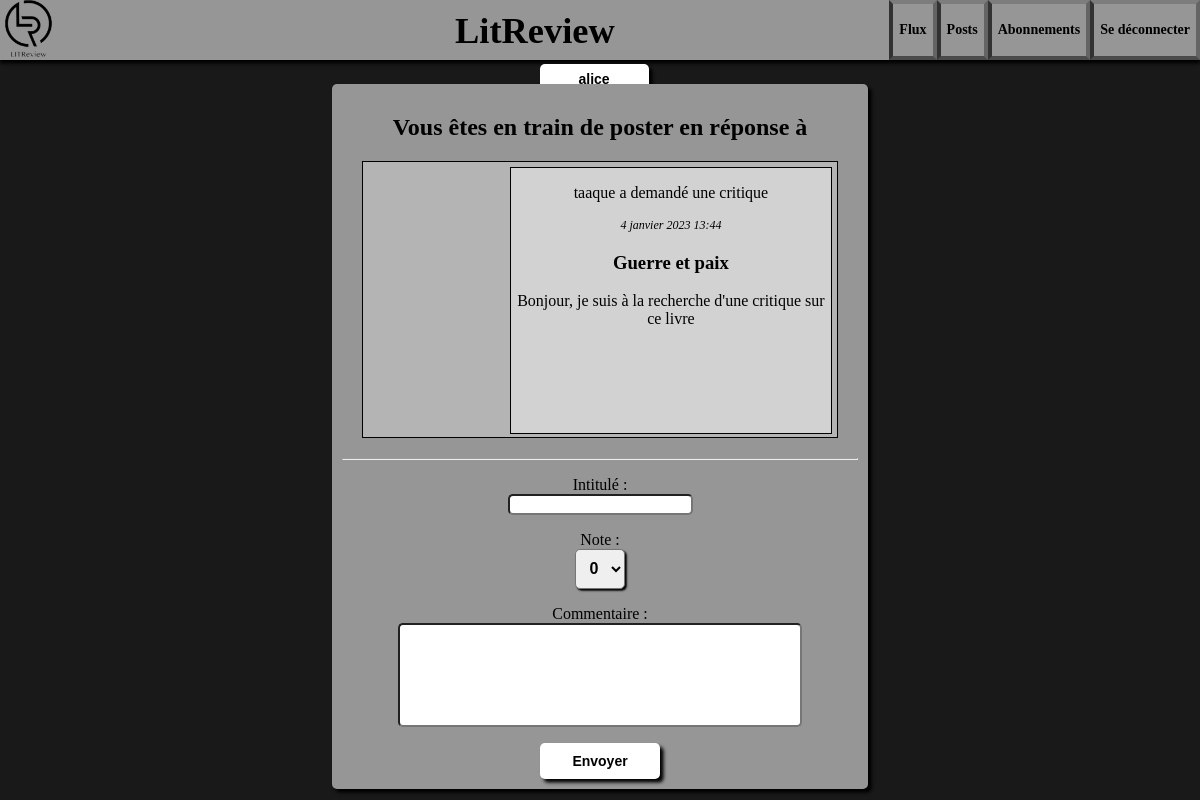
Page /review-existing_ticket/16 (signed in) on the committed database.
### app/models.py (models this page shows, shortened)
class Ticket(models.Model):
    title = models.CharField(max_length=128, verbose_name='Titre')
    description = models.CharField(max_length=2048, blank=True)
    user = models.ForeignKey(to=settings.AUTH_USER_MODEL, on_delete=models.CASCADE)
    image = models.ImageField(null=True, blank=True)
    time_created = models.DateTimeField(auto_now_add=True)

### app/views.py (the view, shortened to what this page needs)
# urls.py: path('review-existing_ticket/<int:ticket_id>', views.review_existing_ticket, name='review-existing_ticket'),
@login_required
def review_existing_ticket(request, ticket_id):
    form = forms.ReviewForm()
    ticket = get_object_or_404(models.Ticket, pk=ticket_id)
    context = {
               'ticket': ticket,
               'form': form
               }
    return render(request, 'app/review_existing_ticket.html', context=context)

### app/forms.py
class ReviewForm(forms.ModelForm):
    class Meta:
        model = models.Review
        fields = ['headline', 'rating', 'body']

### app/templates/app/review_existing_ticket.html (shortened to what this page needs)
{% extends 'app/home.html' %}
{% block content %}
    <form class="container center cc" method="post" enctype="multipart/form-data">
        <h2>Vous êtes en train de poster en réponse à</h2>
        <div class="sub_post min_height">
                <div class="content cc">
                    <p>{{ ticket.user.username|add:" a demandé une critique"}}</p>
                    <p class="date">{{ ticket.time_created}}</p>
                    <h3>{{ ticket.title }}</h3>
                    <p>{{ ticket.description }}</p>
                </div>
        </div>
        <hr>
        {{ form.as_p }}
        <button class="button" type="submit" >Envoyer</button>
    </form>
{% endblock %}

### app/templates/app/base.html (shortened to what this page needs)
<!DOCTYPE html>
{% load static %}
<html lang="en">
<head>
    <link rel="stylesheet" href="https://cdnjs.cloudflare.com/ajax/libs/font-awesome/4.7.0/css/font-awesome.min.css">
    <link rel="stylesheet" href="{% static 'app/element.css' %}">
    <link rel="stylesheet" href="{% static 'app/header.css' %}">
    <link rel="stylesheet" href="{% static 'app/style.css' %}">
</head>
<body>
    <header>
        <img src="{% static 'app/img/logo.png' %}" class="logo" alt="Logo LitReview" onclick="location.href= '{% url 'flux' %}'">
        <h1 class="title" onclick="location.href= '{% url 'flux' %}'">LitReview</h1>
        {% block header %}{% endblock %}
    </header>
    {% if user.is_authenticated %}
        <button class="button username" onclick="location.href= '{% url 'posts' %}'" >{{ user.username }}</button>
    {% endif %}
    {% block content %}{% endblock %}
</body>
</html>

### app/static/app/element.css (style rules this page uses)
body { background-color: rgb(25,25,25); margin: 0px; }
header { background-color: rgb(150,150,150); height: 60px; width: 100%; overflow: hidden; box-shadow: 0vw 0.3vw 0.3vw black; }
input { border-radius: 5px; display: block; margin-left: auto; margin-right: auto; }
label { display: block; }
select { text-align: center; height: 40px; width: 200px; border-radius: 5px; box-shadow: 0.15vw 0.15vw 0.15vw black; font-size: 16px; font-weight: bold; }

### app/static/app/header.css (style rules this page uses)
.logo { position: relative; float: left; height: 95%; cursor: pointer; }
.title { position: absolute; left : calc(56.5% - 223px); top: calc(-1.5vw + 4px); cursor: pointer; font-size: calc(1.2vw + 22px); }

### app/static/app/style.css (style rules this page uses)
.container { position: relative; width: 43%; min-width: 450px; min-height: 265px; padding: 10px; background-color: rgb(150,150,150); border-radius: 5px; margin-top: 2%; box-shadow: 0.3vw 0.3vw 0.3vw black; }
.center { margin-left: auto; margin-right: auto; }
.cc { text-align: center; }
.button { color: black; border: none; text-decoration: none; font-weight: bold; background-color: white; display: inline-block; width: 120px; padding-top: 10px; padding-bottom: 10px; border-radius: 5px; box-shadow: 0.3vw 0.3vw 0.3vw black; }
button.button { font-size: 14px; }
.username { position: absolute; top: 64px; padding: 7px; left: calc(47.8vw - 34px); width: calc(4.5% + 55px); }
.content { display: inline-block; float: right; width: 69%; min-height: 265px; border: solid 1px; background-color: rgb(180,180,180) }
.date { font-size: 12px; font-style: italic; }
.sub_post { border: solid 1px; padding: 5px; margin: 20px; background-color: rgb(180,180,180); }
.min_height { min-height: 265px; }
.sub_post>.content { background-color: rgb(210,210,210); }
#id_description,#id_body { width: 400px; max-width: 90%; height: 100px; padding: 0; }
#id_rating { width: 50px; }

### rows in the picture
Ticket: user.username|add "taaque a demandé une critique", time_created "4 janvier 2023 13:44", title "Guerre et paix", description "Bonjour, je suis à la recherche d'une critique sur ce livre"

### other values in the picture
{{ user.username }} "alice"
